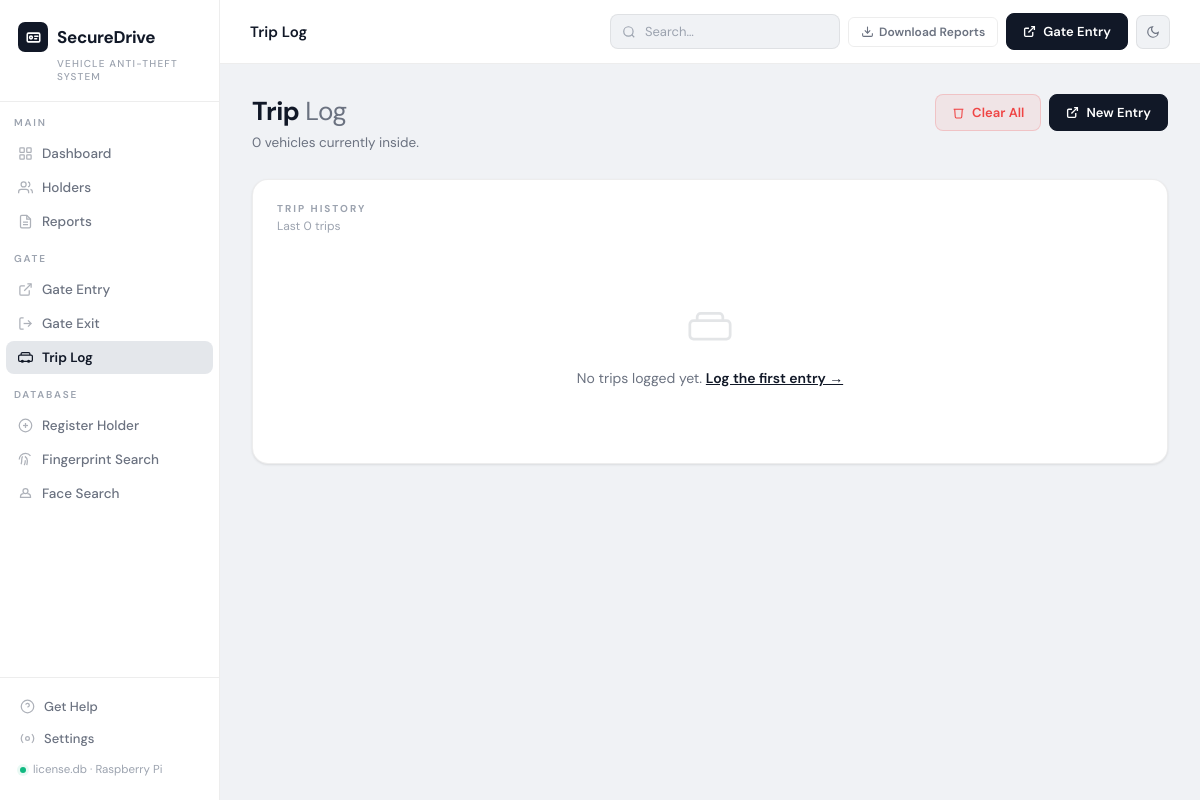
The page /gate/trips on the database as committed earlier.
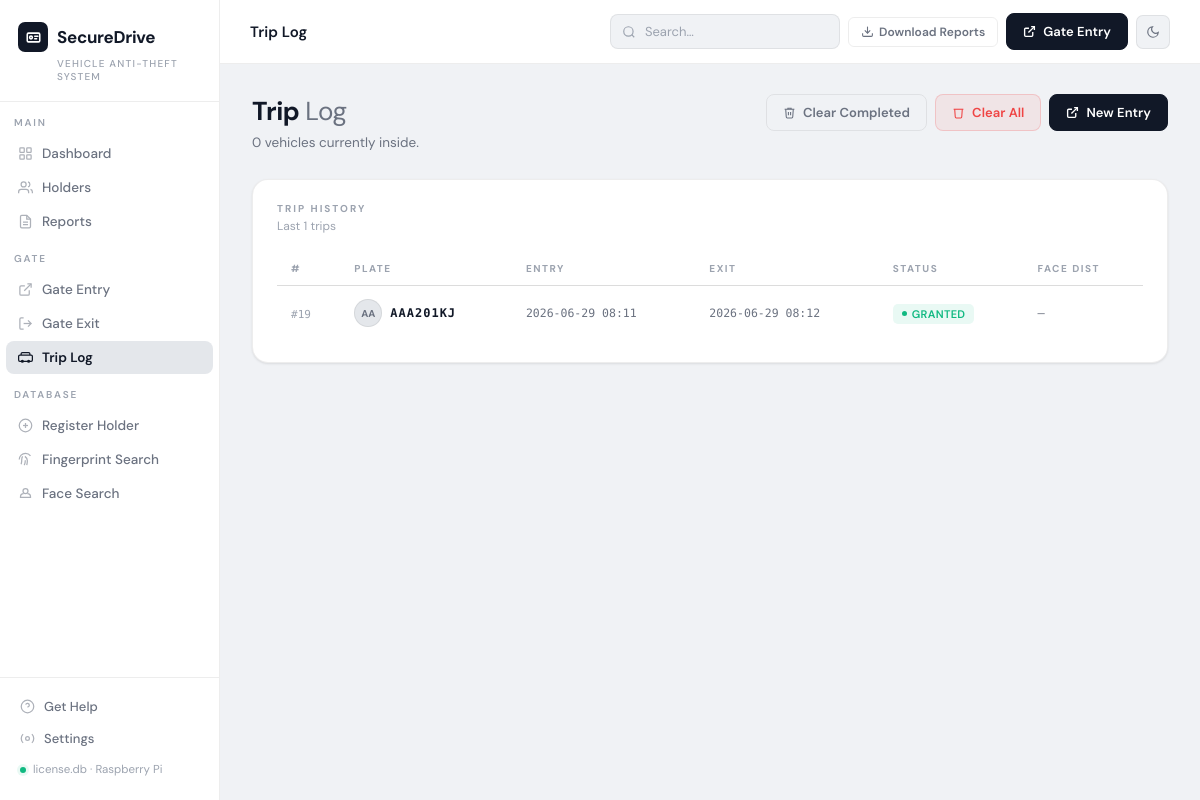
The same page on the database as committed later.
### tables this page shows
CREATE TABLE trips (
            id                   INTEGER PRIMARY KEY AUTOINCREMENT,
            plate_number         TEXT NOT NULL,
            vehicle_color        TEXT,
            vehicle_color_hsv    TEXT,
            vehicle_photo_path   TEXT,
            face_photo_path      TEXT,
            face_encoding        TEXT,
            fingerprint_template TEXT,
            status               TEXT DEFAULT 'INSIDE'
                                     CHECK(status IN ('INSIDE','EXITED','DENIED')),
            entry_time           TEXT DEFAULT (datetime('now')),
            exit_time            TEXT,
            exit_face_photo_path TEXT,
            exit_result          TEXT,
            face_distance        REAL,
            color_match          INTEGER,
            notes                TEXT
        );

### app.py (the view)
@app.route("/gate/trips")
def gate_trips():
    active  = db.get_active_trips()
    history = db.get_all_trips(limit=100)
    return render_template("gate_trips.html", active=active, history=history)

### app.py (called while the page is built)
@app.context_processor
def inject_now():
    return {"now": datetime.now().strftime("%Y-%m-%d")}

### database.py (called while the page is built)
def get_connection():
    conn = sqlite3.connect(DB_PATH)
    conn.row_factory = sqlite3.Row
    return conn

def get_active_trips():
    conn = get_connection()
    c = conn.cursor()
    c.execute("SELECT * FROM trips WHERE status='INSIDE' ORDER BY entry_time DESC")
    rows = c.fetchall()
    conn.close()
    return [dict(r) for r in rows]

def get_all_trips(limit=100):
    conn = get_connection()
    c = conn.cursor()
    c.execute("SELECT * FROM trips ORDER BY entry_time DESC LIMIT ?", (limit,))
    rows = c.fetchall()
    conn.close()
    return [dict(r) for r in rows]

### templates/gate_trips.html (shortened to what this page needs)
{% extends "base.html" %}
{% block topbar_title %}Trip Log{% endblock %}
{% block content %}
<div class="page-header">
    <div>
        <div class="page-greeting">Trip <span>Log</span></div>
        <div class="page-sub">{{ active|length }} vehicle{{ 's' if active|length != 1 }} currently inside.</div>
    </div>
    <div class="page-actions">
        {% if history %}
        <form method="POST" action="{{ url_for('gate_trips_clear_history') }}"
              onsubmit="return confirm('Clear completed trips (EXITED / DENIED)? Active vehicles are kept. This cannot be undone.');">
            <button type="submit" class="btn btn-outline">
                <svg width="13" height="13" fill="none" stroke="currentColor" stroke-width="2"
                     viewBox="0 0 24 24"><polyline points="3 6 5 6 21 6"/><path d="M19 6l-1 14a2 2 0 0 1-2 2H8a2 2 0 0 1-2-2L5 6"/><path d="M10 11v6"/><path d="M14 11v6"/><path d="M9 6V4h6v2"/></svg>
                Clear Completed
            </button>
        </form>
        {% endif %}
        <form method="POST" action="{{ url_for('gate_trips_clear_all') }}"
              onsubmit="return confirm('Delete ALL trip records including vehicles currently inside? This cannot be undone.');">
            <button type="submit" class="btn btn-red">
                <svg width="13" height="13" fill="none" stroke="currentColor" stroke-width="2"
                     viewBox="0 0 24 24"><polyline points="3 6 5 6 21 6"/><path d="M19 6l-1 14a2 2 0 0 1-2 2H8a2 2 0 0 1-2-2L5 6"/></svg>
                Clear All
            </button>
        </form>
        <a href="{{ url_for('gate_entry') }}" class="btn btn-gold">
            <svg width="13" height="13" fill="none" stroke="currentColor" stroke-width="2.5"
                 viewBox="0 0 24 24"><path d="M15 3h6v6"/><path d="M10 14L21 3"/><path d="M18 13v6a2 2 0 0 1-2 2H5a2 2 0 0 1-2-2V8a2 2 0 0 1 2-2h6"/></svg>
            New Entry
        </a>
    </div>
</div>
<div class="card">
    <div class="card-header">
        <div>
            <div class="card-title">Trip History</div>
            <div class="card-sub">Last {{ history|length }} trips</div>
        </div>
    </div>
    {% if history %}
    <div class="table-wrap">
        <table>
            <thead>
                <tr>
                    <th>#</th>
                    <th>Plate</th>
                    <th>Entry</th>
                    <th>Exit</th>
                    <th>Status</th>
                    <th>Face Dist</th>
                </tr>
            </thead>
            <tbody>
                {% for t in history %}
                <tr>
                    <td><span class="mono" style="font-size:11px;color:var(--text-mute)">#{{ t.id }}</span></td>
                    <td>
                        <div style="display:flex;align-items:center;gap:8px;">
                            {% if t.face_photo_path %}
                            <img src="{{ t.face_photo_path | gate_photo_url }}"
                                 style="width:28px;height:28px;object-fit:cover;border-radius:50%;
                                        border:1px solid var(--border);">
                            {% else %}
                            <div class="avatar-sm" style="width:28px;height:28px;font-size:10px;">
                                {{ t.plate_number[:2] }}
                            </div>
                            {% endif %}
                            <strong class="mono" style="font-size:12px;letter-spacing:1px;">
                                {{ t.plate_number }}
                            </strong>
                        </div>
                    </td>
                    <td class="mono" style="font-size:11.5px;color:var(--text-dim);">
                        {{ t.entry_time[:16] if t.entry_time else '—' }}
                    </td>
                    <td class="mono" style="font-size:11.5px;color:var(--text-dim);">
                        {{ t.exit_time[:16] if t.exit_time else '—' }}
                    </td>
                    <td>
                        {% if t.status == 'INSIDE' %}
                            <span class="badge badge-blue" style="background:var(--blue-wash);color:var(--blue);">
                                <span class="dot" style="background:var(--blue);"></span>Inside
                            </span>
                        {% elif t.status == 'EXITED' %}
                            <span class="badge badge-green"><span class="dot"></span>
                                {{ t.exit_result or 'Exited' }}
                            </span>
                        {% elif t.status == 'DENIED' %}
                            <span class="badge badge-red"><span class="dot"></span>Denied</span>
                        {% else %}
                            <span class="badge badge-grey"><span class="dot"></span>{{ t.status }}</span>
                        {% endif %}
                    </td>
                    <td class="mono" style="font-size:12px;">
                        {% if t.face_distance is not none %}
                            <span style="color:{% if t.face_distance <= 0.5 %}var(--green){% else %}var(--red){% endif %}">
                                {{ '%.3f'|format(t.face_distance) }}
                            </span>
                        {% else %}—{% endif %}
                    </td>
                </tr>
                {% endfor %}
            </tbody>
        </table>
    </div>
    {% else %}
    <div class="empty-state">
        <svg width="44" height="44" fill="none" stroke="currentColor" stroke-width="1.5" viewBox="0 0 24 24">
            <rect x="1" y="8" width="22" height="10" rx="2"/>
            <path d="M5 8V6a2 2 0 0 1 2-2h10a2 2 0 0 1 2 2v2"/>
        </svg>
        <p>No trips logged yet. <a href="{{ url_for('gate_entry') }}" style="color:var(--text);font-weight:600">Log the first entry →</a></p>
    </div>
    {% endif %}
</div>
{% endblock %}

### templates/base.html (shortened to what this page needs)
<!DOCTYPE html>
<html lang="en" data-theme="light">
<head>
</head>
<body>
<aside class="sidebar">
    <div class="sidebar-logo">
        <div class="logo-wordmark">
            <div class="logo-icon">
                <svg width="15" height="15" viewBox="0 0 24 24" fill="none" stroke="currentColor" stroke-width="2.5" stroke-linecap="round" stroke-linejoin="round">
                    <rect x="2" y="5" width="20" height="14" rx="2"/>
                    <circle cx="8" cy="12" r="2.2"/>
                    <line x1="14" y1="10" x2="19" y2="10"/>
                    <line x1="14" y1="14" x2="17" y2="14"/>
                </svg>
            </div>
           SecureDrive
        </div>
        <div class="logo-sub">Vehicle Anti-Theft System </div>
    </div>
    <nav class="nav-section">
        <div class="nav-label">Main</div>
        <a href="{{ url_for('dashboard') }}" class="nav-item {% if request.endpoint == 'dashboard' %}active{% endif %}">
            <svg width="15" height="15" fill="none" stroke="currentColor" stroke-width="2" viewBox="0 0 24 24"><rect x="3" y="3" width="7" height="7" rx="1"/><rect x="14" y="3" width="7" height="7" rx="1"/><rect x="3" y="14" width="7" height="7" rx="1"/><rect x="14" y="14" width="7" height="7" rx="1"/></svg>
            Dashboard
        </a>
        <a href="{{ url_for('holders') }}" class="nav-item {% if request.endpoint and 'holder' in request.endpoint %}active{% endif %}">
            <svg width="15" height="15" fill="none" stroke="currentColor" stroke-width="2" viewBox="0 0 24 24"><path d="M17 21v-2a4 4 0 0 0-4-4H5a4 4 0 0 0-4 4v2"/><circle cx="9" cy="7" r="4"/><path d="M23 21v-2a4 4 0 0 0-3-3.87"/><path d="M16 3.13a4 4 0 0 1 0 7.75"/></svg>
            Holders
        </a>
        <a href="{{ url_for('reports') }}" class="nav-item {% if request.endpoint == 'reports' %}active{% endif %}">
            <svg width="15" height="15" fill="none" stroke="currentColor" stroke-width="2" viewBox="0 0 24 24"><path d="M14 2H6a2 2 0 0 0-2 2v16a2 2 0 0 0 2 2h12a2 2 0 0 0 2-2V8z"/><polyline points="14 2 14 8 20 8"/><line x1="16" y1="13" x2="8" y2="13"/><line x1="16" y1="17" x2="8" y2="17"/></svg>
            Reports
        </a>
        <div class="nav-label" style="margin-top:14px">Gate</div>
        <a href="{{ url_for('gate_entry') }}" class="nav-item {% if request.endpoint == 'gate_entry' %}active{% endif %}">
            <svg width="15" height="15" fill="none" stroke="currentColor" stroke-width="2" viewBox="0 0 24 24"><path d="M15 3h6v6"/><path d="M10 14L21 3"/><path d="M18 13v6a2 2 0 0 1-2 2H5a2 2 0 0 1-2-2V8a2 2 0 0 1 2-2h6"/></svg>
            Gate Entry
        </a>
        <a href="{{ url_for('gate_exit') }}" class="nav-item {% if request.endpoint == 'gate_exit' %}active{% endif %}">
            <svg width="15" height="15" fill="none" stroke="currentColor" stroke-width="2" viewBox="0 0 24 24"><path d="M9 21H5a2 2 0 0 1-2-2V5a2 2 0 0 1 2-2h4"/><polyline points="16 17 21 12 16 7"/><line x1="21" y1="12" x2="9" y2="12"/></svg>
            Gate Exit
        </a>
        <a href="{{ url_for('gate_trips') }}" class="nav-item {% if request.endpoint == 'gate_trips' %}active{% endif %}">
            <svg width="15" height="15" fill="none" stroke="currentColor" stroke-width="2" viewBox="0 0 24 24"><rect x="1" y="8" width="22" height="10" rx="2"/><path d="M5 8V6a2 2 0 0 1 2-2h10a2 2 0 0 1 2 2v2"/><circle cx="7" cy="18" r="1.5"/><circle cx="17" cy="18" r="1.5"/></svg>
            Trip Log
        </a>
        <div class="nav-label" style="margin-top:14px">Database</div>
        <a href="{{ url_for('add_holder') }}" class="nav-item {% if request.endpoint == 'add_holder' %}active{% endif %}">
            <svg width="15" height="15" fill="none" stroke="currentColor" stroke-width="2" viewBox="0 0 24 24"><circle cx="12" cy="12" r="10"/><line x1="12" y1="8" x2="12" y2="16"/><line x1="8" y1="12" x2="16" y2="12"/></svg>
            Register Holder
        </a>
        <a href="{{ url_for('fingerprint_search') }}" class="nav-item {% if request.endpoint == 'fingerprint_search' %}active{% endif %}">
            <svg width="15" height="15" fill="none" stroke="currentColor" stroke-width="2" viewBox="0 0 24 24"><path d="M2 12C2 6.5 6.5 2 12 2a10 10 0 0 1 8 4"/><path d="M5 19.5C5.5 18 6 15 6 12c0-1.9.5-3.6 1.4-5"/><path d="M10 21a17 17 0 0 0 1.7-7.7"/><path d="M14 21c.5-2 1-4.3 1-7s-1.5-5.2-4-7"/></svg>
            Fingerprint Search
        </a>
        <a href="{{ url_for('face_search') }}" class="nav-item {% if request.endpoint == 'face_search' %}active{% endif %}">
            <svg width="15" height="15" fill="none" stroke="currentColor" stroke-width="2" viewBox="0 0 24 24"><circle cx="12" cy="8" r="4"/><path d="M9 12a5 5 0 0 0-5 5v1h16v-1a5 5 0 0 0-5-5"/></svg>
            Face Search
        </a>
    </nav>
    <div class="sidebar-footer">
        <a href="{{ url_for('reports') }}" class="sidebar-footer-item">
            <svg width="15" height="15" fill="none" stroke="currentColor" stroke-width="2" viewBox="0 0 24 24"><circle cx="12" cy="12" r="10"/><path d="M9.09 9a3 3 0 0 1 5.83 1c0 2-3 3-3 3"/><line x1="12" y1="17" x2="12.01" y2="17"/></svg>
            Get Help
        </a>
        <a href="{{ url_for('settings') }}" class="sidebar-footer-item {% if request.endpoint == 'settings' %}active{% endif %}">
            <svg width="15" height="15" fill="none" stroke="currentColor" stroke-width="2" viewBox="0 0 24 24"><circle cx="12" cy="12" r="3"/><path d="M19.07 4.93a10 10 0 0 1 0 14.14M4.93 4.93a10 10 0 0 0 0 14.14"/></svg>
            Settings
        </a>
        <div class="footer-status">
            <div class="pulse-dot"></div>
            license.db · Raspberry Pi
        </div>
    </div>
</aside>
<div class="main">
    <div class="topbar">
        <div class="topbar-left">
            <div class="topbar-title">{% block topbar_title %}Dashboard{% endblock %}</div>
        </div>
        <div class="topbar-right">
            <form method="GET" action="{{ url_for('holders') }}">
                <input class="search-bar" type="text" name="q" placeholder="Search…" value="{{ request.args.get('q', '') }}">
            </form>
            <a href="{{ url_for('reports') }}" class="btn btn-outline btn-sm">
                <svg width="13" height="13" fill="none" stroke="currentColor" stroke-width="2" viewBox="0 0 24 24"><path d="M21 15v4a2 2 0 0 1-2 2H5a2 2 0 0 1-2-2v-4"/><polyline points="7 10 12 15 17 10"/><line x1="12" y1="15" x2="12" y2="3"/></svg>
                Download Reports
            </a>
            <a href="{{ url_for('gate_entry') }}" class="btn btn-gold">
                <svg width="13" height="13" fill="none" stroke="currentColor" stroke-width="2.5" viewBox="0 0 24 24"><path d="M15 3h6v6"/><path d="M10 14L21 3"/><path d="M18 13v6a2 2 0 0 1-2 2H5a2 2 0 0 1-2-2V8a2 2 0 0 1 2-2h6"/></svg>
                Gate Entry
            </a>
            <button class="icon-btn" id="theme-toggle" title="Toggle theme" type="button">
                <svg class="icon-theme-moon" width="14" height="14" fill="none" stroke="currentColor" stroke-width="2" viewBox="0 0 24 24"><path d="M21 12.79A9 9 0 1 1 11.21 3 7 7 0 0 0 21 12.79z"/></svg>
            </button>
        </div>
    </div>
    <div class="content">
        {% block content %}{% endblock %}
    </div>
</div>
</body>
</html>

Rows that differ between the two databases and show on the page:
added trips: id "19", plate_number "AA", plate_number "AAA201KJ", entry_time "2026-06-29 08:11", exit_time "2026-06-29 08:12", exit_result "GRANTED"
Other text that changed with them:
{{ history|length }}: "0" → "1"
text no longer shown: "No trips logged yet. Log the first entry →"
text now shown: "Clear Completed # PLATE ENTRY EXIT STATUS FACE DIST"
